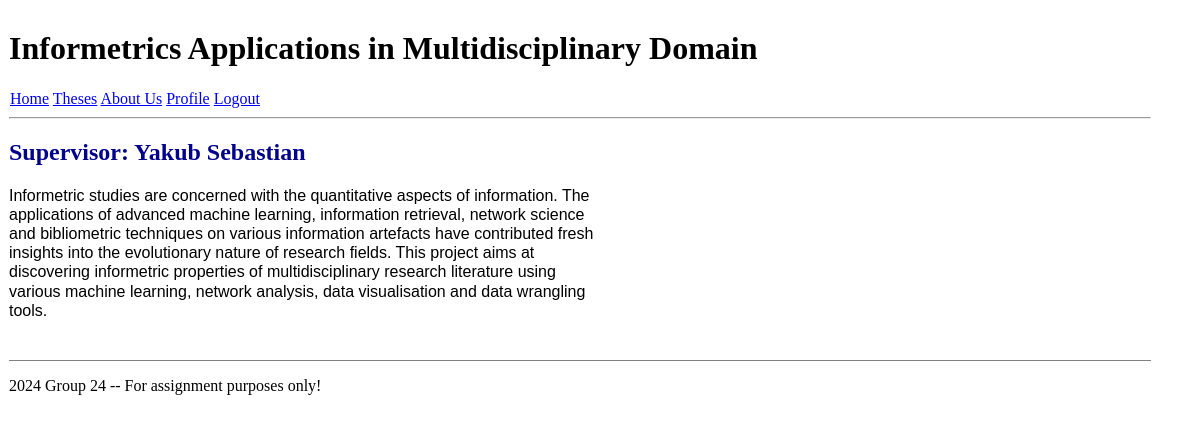
Page /page3/9/ (signed in) on the committed database.
### assignment2_app/models.py (models this page shows, shortened)
class Project(models.Model):
  tid = models.CharField(max_length=3, primary_key=True)
  title = models.CharField(max_length=100)
  desc = models.TextField(max_length=1500)
  supName = models.CharField(max_length=30)
  is_approved = models.BooleanField(default=False)
  is_request = models.BooleanField(default=True)

### assignment2_app/views.py (the view)
# urls.py: path('page3/<tid>/', views.show_thesis_topic, name='details'),
def show_thesis_topic(request, tid):
   thesis = Project.objects.all()
   thesis_selected = None
   for topics in thesis:
      if topics.tid == tid:
         thesis_selected = topics
         break
   context = {
      'thesis': thesis_selected,
   }
   return render(request, 'assignment2_app/page3.html', context)

### assignment2_app/templates/assignment2_app/page3.html
{% extends "assignment2_app/base.html" %}
{% block page_heading %}<h1>{{ thesis.title }}</h1>{% endblock %}
{% block main_body %}
{% if thesis %}
<h2 style="color: darkblue; font-size: 20;">Supervisor: {{ thesis.supName }}</h2>
<p style="font-family: 'Libre Franklin', sans-serif; font-size: 15; line-height: 1.2; max-width: 600px;">{{ thesis.desc }}</p>
{% endif %}
{% endblock %}

### rows in the picture
Project: title "Informetrics Applications in Multidisciplinary Domain", supName "Yakub Sebastian", desc "Informetric studies are concerned with the quantitative aspects of information. The applications of advanced machine learning, information retrieval, network science and bibliometric techniques on various information artefacts have contributed fresh insights into the evolutionary nature of research fields. This project aims at discovering informetric properties of multidisciplinary research literature using various machine learning, network analysis, data visualisation and data wrangling tools."
